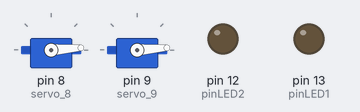
Simulated run of this sketch. Board: Arduino Uno, built with avr-gcc and run on an emulated ATmega328P. On the bench: 2 × servo, output pins drawn as LEDs (lit = HIGH).

Above: at 0.05 s.
At 0.5 s:
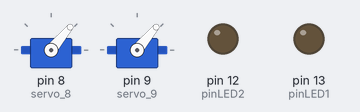
At 0.95 s:
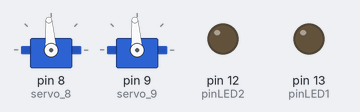
At 1.85 s:
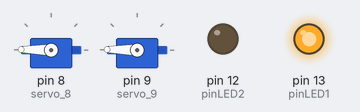
At 2.75 s:
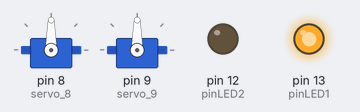
At 3.65 s:
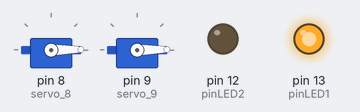
Timing chart, 0 to 8.5 s (numbered marks = the images above):
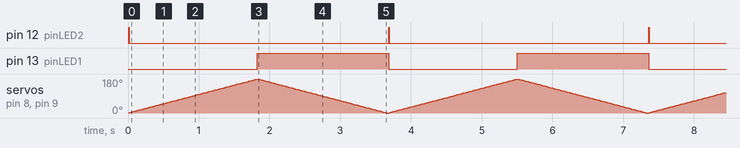

The sketch:

Project_4.-_Using_Servo_Motor.ino
```cpp
#include <Servo.h>
#define pinLED1 13
#define pinLED2 12
int position_servo = 0;


Servo servo_8;
Servo servo_9;

void setup()
{
  	servo_8.attach(8);
    servo_9.attach(9);
 	pinMode(pinLED1, OUTPUT);
  	pinMode(pinLED2, OUTPUT);

}

void loop()
{
    position_servo = 0;

    for(position_servo = 1; position_servo <=180; position_servo++){
        servo_8.write(position_servo);
      	servo_9.write(position_servo);
      	delay(10);

      if(position_servo == 180){
        digitalWrite(pinLED1, HIGH);
      }else{
        digitalWrite(pinLED1, LOW);
      }

      if(position_servo == 1){
        digitalWrite(pinLED2, HIGH);
      }else{
        digitalWrite(pinLED2, LOW);
      }
    }

    for(position_servo =180; position_servo >=-1; position_servo--){
        servo_8.write(position_servo);
      	servo_9.write(position_servo);
        delay(10);
    }


}
```

Measured:
- by itself, pin 12 (pinLED2): alternates HIGH for 0.01 s and LOW for 3.7 s
- by itself, pin 13 (pinLED1): alternates HIGH for 1.9 s and LOW for 1.8 s
